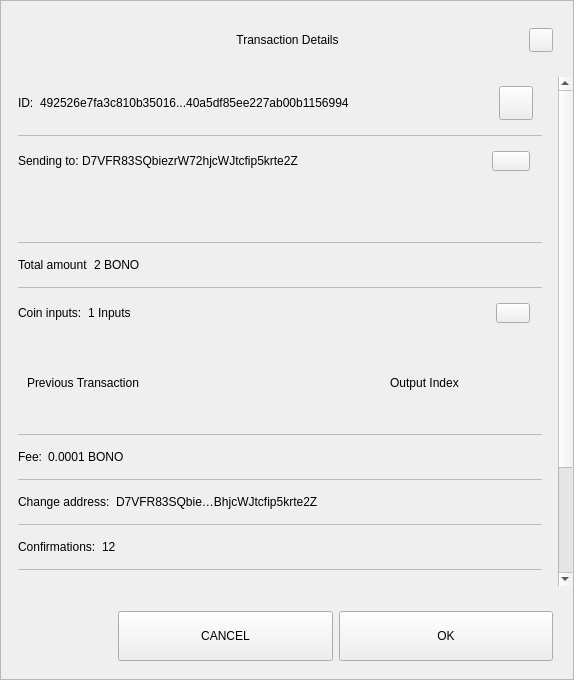
<?xml version="1.0" encoding="UTF-8"?>
<ui version="4.0">
 <class>TxDetailDialog</class>
 <widget class="QWidget" name="TxDetailDialog">
  <property name="geometry">
   <rect>
    <x>0</x>
    <y>0</y>
    <width>574</width>
    <height>680</height>
   </rect>
  </property>
  <property name="sizePolicy">
   <sizepolicy hsizetype="Preferred" vsizetype="Expanding">
    <horstretch>0</horstretch>
    <verstretch>0</verstretch>
   </sizepolicy>
  </property>
  <property name="minimumSize">
   <size>
    <width>574</width>
    <height>500</height>
   </size>
  </property>
  <property name="windowTitle">
   <string>Form</string>
  </property>
  <property name="styleSheet">
   <string notr="true"/>
  </property>
  <layout class="QVBoxLayout" name="verticalLayout_3">
   <property name="spacing">
    <number>0</number>
   </property>
   <property name="leftMargin">
    <number>0</number>
   </property>
   <property name="topMargin">
    <number>0</number>
   </property>
   <property name="rightMargin">
    <number>0</number>
   </property>
   <property name="bottomMargin">
    <number>0</number>
   </property>
   <item>
    <widget class="QFrame" name="frame">
     <property name="sizePolicy">
      <sizepolicy hsizetype="Preferred" vsizetype="Expanding">
       <horstretch>0</horstretch>
       <verstretch>0</verstretch>
      </sizepolicy>
     </property>
     <property name="styleSheet">
      <string notr="true"/>
     </property>
     <property name="frameShape">
      <enum>QFrame::StyledPanel</enum>
     </property>
     <property name="frameShadow">
      <enum>QFrame::Raised</enum>
     </property>
     <layout class="QVBoxLayout" name="verticalLayout">
      <property name="leftMargin">
       <number>0</number>
      </property>
      <property name="rightMargin">
       <number>0</number>
      </property>
      <item>
       <layout class="QHBoxLayout" name="horizontalLayout_3">
        <property name="spacing">
         <number>0</number>
        </property>
        <property name="leftMargin">
         <number>20</number>
        </property>
        <property name="topMargin">
         <number>10</number>
        </property>
        <property name="rightMargin">
         <number>20</number>
        </property>
        <item>
         <spacer name="horizontalSpacer_1">
          <property name="orientation">
           <enum>Qt::Horizontal</enum>
          </property>
          <property name="sizeHint" stdset="0">
           <size>
            <width>40</width>
            <height>20</height>
           </size>
          </property>
         </spacer>
        </item>
        <item>
         <widget class="QLabel" name="labelTitle">
          <property name="minimumSize">
           <size>
            <width>0</width>
            <height>40</height>
           </size>
          </property>
          <property name="maximumSize">
           <size>
            <width>16777215</width>
            <height>40</height>
           </size>
          </property>
          <property name="styleSheet">
           <string notr="true">padding-left:24px;</string>
          </property>
          <property name="text">
           <string>Transaction Details</string>
          </property>
          <property name="alignment">
           <set>Qt::AlignCenter</set>
          </property>
          <property name="margin">
           <number>7</number>
          </property>
         </widget>
        </item>
        <item>
         <spacer name="horizontalSpacer_2">
          <property name="orientation">
           <enum>Qt::Horizontal</enum>
          </property>
          <property name="sizeHint" stdset="0">
           <size>
            <width>40</width>
            <height>20</height>
           </size>
          </property>
         </spacer>
        </item>
        <item>
         <widget class="QPushButton" name="btnEsc">
          <property name="minimumSize">
           <size>
            <width>24</width>
            <height>24</height>
           </size>
          </property>
          <property name="maximumSize">
           <size>
            <width>24</width>
            <height>24</height>
           </size>
          </property>
          <property name="focusPolicy">
           <enum>Qt::NoFocus</enum>
          </property>
          <property name="text">
           <string/>
          </property>
         </widget>
        </item>
       </layout>
      </item>
      <item>
       <spacer name="verticalSpacer">
        <property name="orientation">
         <enum>Qt::Vertical</enum>
        </property>
        <property name="sizeType">
         <enum>QSizePolicy::Fixed</enum>
        </property>
        <property name="sizeHint" stdset="0">
         <size>
          <width>20</width>
          <height>10</height>
         </size>
        </property>
       </spacer>
      </item>
      <item>
       <widget class="QWidget" name="layoutScroll" native="true">
        <property name="minimumSize">
         <size>
          <width>0</width>
          <height>0</height>
         </size>
        </property>
        <layout class="QVBoxLayout" name="verticalLayout_4">
         <property name="leftMargin">
          <number>0</number>
         </property>
         <property name="topMargin">
          <number>0</number>
         </property>
         <property name="rightMargin">
          <number>0</number>
         </property>
         <item>
          <widget class="QScrollArea" name="scrollArea">
           <property name="styleSheet">
            <string notr="true">#scrollArea {
background:transparent;
}</string>
           </property>
           <property name="horizontalScrollBarPolicy">
            <enum>Qt::ScrollBarAlwaysOff</enum>
           </property>
           <property name="sizeAdjustPolicy">
            <enum>QAbstractScrollArea::AdjustIgnored</enum>
           </property>
           <property name="widgetResizable">
            <bool>true</bool>
           </property>
           <property name="alignment">
            <set>Qt::AlignLeading|Qt::AlignLeft|Qt::AlignTop</set>
           </property>
           <widget class="QWidget" name="scrollAreaWidgetContents">
            <property name="geometry">
             <rect>
              <x>0</x>
              <y>0</y>
              <width>556</width>
              <height>672</height>
             </rect>
            </property>
            <property name="autoFillBackground">
             <bool>false</bool>
            </property>
            <property name="styleSheet">
             <string notr="true">#scrollAreaWidgetContents {
background:transparent;
}</string>
            </property>
            <layout class="QVBoxLayout" name="verticalLayout_7">
             <property name="spacing">
              <number>0</number>
             </property>
             <property name="sizeConstraint">
              <enum>QLayout::SetDefaultConstraint</enum>
             </property>
             <property name="leftMargin">
              <number>0</number>
             </property>
             <property name="topMargin">
              <number>0</number>
             </property>
             <property name="rightMargin">
              <number>0</number>
             </property>
             <property name="bottomMargin">
              <number>0</number>
             </property>
             <item>
              <widget class="QWidget" name="content" native="true">
               <layout class="QVBoxLayout" name="verticalLayout_2">
                <property name="leftMargin">
                 <number>16</number>
                </property>
                <property name="topMargin">
                 <number>0</number>
                </property>
                <property name="rightMargin">
                 <number>16</number>
                </property>
                <item>
                 <widget class="QWidget" name="contentID" native="true">
                  <layout class="QHBoxLayout" name="horizontalLayout_12" stretch="0,1,0">
                   <property name="leftMargin">
                    <number>0</number>
                   </property>
                   <item>
                    <widget class="QLabel" name="labelId">
                     <property name="maximumSize">
                      <size>
                       <width>16777215</width>
                       <height>16777215</height>
                      </size>
                     </property>
                     <property name="text">
                      <string>ID:</string>
                     </property>
                    </widget>
                   </item>
                   <item>
                    <widget class="QLabel" name="textId">
                     <property name="text">
                      <string>492526e7fa3c810b35016...40a5df85ee227ab00b1156994</string>
                     </property>
                    </widget>
                   </item>
                   <item>
                    <widget class="QPushButton" name="pushCopy">
                     <property name="minimumSize">
                      <size>
                       <width>34</width>
                       <height>34</height>
                      </size>
                     </property>
                     <property name="maximumSize">
                      <size>
                       <width>34</width>
                       <height>34</height>
                      </size>
                     </property>
                     <property name="focusPolicy">
                      <enum>Qt::NoFocus</enum>
                     </property>
                     <property name="text">
                      <string/>
                     </property>
                     <property name="iconSize">
                      <size>
                       <width>24</width>
                       <height>24</height>
                      </size>
                     </property>
                    </widget>
                   </item>
                  </layout>
                 </widget>
                </item>
                <item>
                 <widget class="QLabel" name="labelDivider9">
                  <property name="maximumSize">
                   <size>
                    <width>16777215</width>
                    <height>1</height>
                   </size>
                  </property>
                  <property name="styleSheet">
                   <string notr="true">background-color:#bababa;</string>
                  </property>
                  <property name="text">
                   <string/>
                  </property>
                 </widget>
                </item>
                <item>
                 <widget class="QWidget" name="contentOutputs" native="true">
                  <layout class="QHBoxLayout" name="horizontalLayout_11" stretch="0,3,0">
                   <property name="spacing">
                    <number>0</number>
                   </property>
                   <property name="leftMargin">
                    <number>0</number>
                   </property>
                   <property name="rightMargin">
                    <number>12</number>
                   </property>
                   <item>
                    <widget class="QLabel" name="labelSend">
                     <property name="maximumSize">
                      <size>
                       <width>16777215</width>
                       <height>16777215</height>
                      </size>
                     </property>
                     <property name="text">
                      <string>Sending to: </string>
                     </property>
                    </widget>
                   </item>
                   <item>
                    <widget class="QLabel" name="textSend">
                     <property name="text">
                      <string>D7VFR83SQbiezrW72hjcWJtcfip5krte2Z </string>
                     </property>
                    </widget>
                   </item>
                   <item>
                    <widget class="QPushButton" name="pushOutputs">
                     <property name="minimumSize">
                      <size>
                       <width>34</width>
                       <height>20</height>
                      </size>
                     </property>
                     <property name="maximumSize">
                      <size>
                       <width>38</width>
                       <height>20</height>
                      </size>
                     </property>
                     <property name="focusPolicy">
                      <enum>Qt::NoFocus</enum>
                     </property>
                     <property name="styleSheet">
                      <string notr="true"/>
                     </property>
                     <property name="text">
                      <string/>
                     </property>
                    </widget>
                   </item>
                  </layout>
                 </widget>
                </item>
                <item>
                 <widget class="QScrollArea" name="outputsScrollArea">
                  <property name="minimumSize">
                   <size>
                    <width>0</width>
                    <height>50</height>
                   </size>
                  </property>
                  <property name="styleSheet">
                   <string notr="true">#outputsScrollArea {
background:transparent;
}</string>
                  </property>
                  <property name="widgetResizable">
                   <bool>true</bool>
                  </property>
                  <widget class="QWidget" name="container_outputs_base">
                   <property name="geometry">
                    <rect>
                     <x>0</x>
                     <y>0</y>
                     <width>522</width>
                     <height>48</height>
                    </rect>
                   </property>
                   <property name="styleSheet">
                    <string notr="true">#container_outputs_base {
background:transparent;
}</string>
                   </property>
                  </widget>
                 </widget>
                </item>
                <item>
                 <widget class="QLabel" name="labelDivider8">
                  <property name="maximumSize">
                   <size>
                    <width>16777215</width>
                    <height>1</height>
                   </size>
                  </property>
                  <property name="styleSheet">
                   <string notr="true">background-color:#bababa;</string>
                  </property>
                  <property name="text">
                   <string/>
                  </property>
                 </widget>
                </item>
                <item>
                 <widget class="QWidget" name="contentAmount" native="true">
                  <layout class="QHBoxLayout" name="horizontalLayout_4" stretch="0,1">
                   <property name="leftMargin">
                    <number>0</number>
                   </property>
                   <item>
                    <widget class="QLabel" name="labelAmount">
                     <property name="maximumSize">
                      <size>
                       <width>16777215</width>
                       <height>16777215</height>
                      </size>
                     </property>
                     <property name="text">
                      <string>Total amount</string>
                     </property>
                    </widget>
                   </item>
                   <item>
                    <widget class="QLabel" name="textAmount">
                     <property name="text">
                      <string>2 BONO</string>
                     </property>
                    </widget>
                   </item>
                  </layout>
                 </widget>
                </item>
                <item>
                 <widget class="QLabel" name="labelDivider6">
                  <property name="maximumSize">
                   <size>
                    <width>16777215</width>
                    <height>1</height>
                   </size>
                  </property>
                  <property name="styleSheet">
                   <string notr="true">background-color:#bababa;</string>
                  </property>
                  <property name="text">
                   <string/>
                  </property>
                 </widget>
                </item>
                <item>
                 <widget class="QWidget" name="contentInputs" native="true">
                  <layout class="QHBoxLayout" name="horizontalLayout" stretch="0,2,0">
                   <property name="leftMargin">
                    <number>0</number>
                   </property>
                   <property name="rightMargin">
                    <number>12</number>
                   </property>
                   <item>
                    <widget class="QLabel" name="labelInputs">
                     <property name="sizePolicy">
                      <sizepolicy hsizetype="Minimum" vsizetype="Preferred">
                       <horstretch>0</horstretch>
                       <verstretch>0</verstretch>
                      </sizepolicy>
                     </property>
                     <property name="maximumSize">
                      <size>
                       <width>16777215</width>
                       <height>16777215</height>
                      </size>
                     </property>
                     <property name="text">
                      <string>Coin inputs:</string>
                     </property>
                    </widget>
                   </item>
                   <item>
                    <widget class="QLabel" name="textInputs">
                     <property name="text">
                      <string>1 Inputs</string>
                     </property>
                    </widget>
                   </item>
                   <item>
                    <widget class="QPushButton" name="pushInputs">
                     <property name="maximumSize">
                      <size>
                       <width>34</width>
                       <height>20</height>
                      </size>
                     </property>
                     <property name="focusPolicy">
                      <enum>Qt::NoFocus</enum>
                     </property>
                     <property name="styleSheet">
                      <string notr="true"/>
                     </property>
                     <property name="text">
                      <string/>
                     </property>
                    </widget>
                   </item>
                  </layout>
                 </widget>
                </item>
                <item>
                 <widget class="QFrame" name="gridInputs">
                  <property name="sizePolicy">
                   <sizepolicy hsizetype="Preferred" vsizetype="MinimumExpanding">
                    <horstretch>0</horstretch>
                    <verstretch>0</verstretch>
                   </sizepolicy>
                  </property>
                  <property name="minimumSize">
                   <size>
                    <width>0</width>
                    <height>90</height>
                   </size>
                  </property>
                  <layout class="QGridLayout" name="gridLayoutInput" columnstretch="5,2" rowminimumheight="0">
                   <property name="sizeConstraint">
                    <enum>QLayout::SetMaximumSize</enum>
                   </property>
                   <property name="verticalSpacing">
                    <number>0</number>
                   </property>
                   <item row="0" column="0" alignment="Qt::AlignLeft">
                    <widget class="QLabel" name="labelTitlePrevTx">
                     <property name="text">
                      <string>Previous Transaction</string>
                     </property>
                    </widget>
                   </item>
                   <item row="0" column="1" alignment="Qt::AlignLeft">
                    <widget class="QLabel" name="labelOutputIndex">
                     <property name="text">
                      <string>Output Index</string>
                     </property>
                     <property name="alignment">
                      <set>Qt::AlignCenter</set>
                     </property>
                    </widget>
                   </item>
                  </layout>
                 </widget>
                </item>
                <item>
                 <widget class="QLabel" name="labelDivider1">
                  <property name="maximumSize">
                   <size>
                    <width>16777215</width>
                    <height>1</height>
                   </size>
                  </property>
                  <property name="styleSheet">
                   <string notr="true">background-color:#bababa;</string>
                  </property>
                  <property name="text">
                   <string/>
                  </property>
                 </widget>
                </item>
                <item>
                 <widget class="QWidget" name="contentFee" native="true">
                  <layout class="QHBoxLayout" name="horizontalLayout_7" stretch="0,1">
                   <property name="leftMargin">
                    <number>0</number>
                   </property>
                   <item>
                    <widget class="QLabel" name="labelFee">
                     <property name="maximumSize">
                      <size>
                       <width>16777215</width>
                       <height>16777215</height>
                      </size>
                     </property>
                     <property name="text">
                      <string>Fee:</string>
                     </property>
                    </widget>
                   </item>
                   <item>
                    <widget class="QLabel" name="textFee">
                     <property name="text">
                      <string>0.0001 BONO</string>
                     </property>
                    </widget>
                   </item>
                  </layout>
                 </widget>
                </item>
                <item>
                 <widget class="QLabel" name="labelDivider2">
                  <property name="maximumSize">
                   <size>
                    <width>16777215</width>
                    <height>1</height>
                   </size>
                  </property>
                  <property name="styleSheet">
                   <string notr="true">background-color:#bababa;</string>
                  </property>
                  <property name="text">
                   <string/>
                  </property>
                 </widget>
                </item>
                <item>
                 <widget class="QWidget" name="contentChangeAddress" native="true">
                  <layout class="QHBoxLayout" name="horizontalLayout_6" stretch="0,1">
                   <property name="leftMargin">
                    <number>0</number>
                   </property>
                   <item>
                    <widget class="QLabel" name="labelChange">
                     <property name="maximumSize">
                      <size>
                       <width>16777215</width>
                       <height>16777215</height>
                      </size>
                     </property>
                     <property name="text">
                      <string>Change address:</string>
                     </property>
                    </widget>
                   </item>
                   <item>
                    <widget class="QLabel" name="textChange">
                     <property name="text">
                      <string>D7VFR83SQbie…BhjcWJtcfip5krte2Z </string>
                     </property>
                    </widget>
                   </item>
                  </layout>
                 </widget>
                </item>
                <item>
                 <widget class="QLabel" name="labelDivider4">
                  <property name="maximumSize">
                   <size>
                    <width>16777215</width>
                    <height>1</height>
                   </size>
                  </property>
                  <property name="styleSheet">
                   <string notr="true">background-color:#bababa;</string>
                  </property>
                  <property name="text">
                   <string/>
                  </property>
                 </widget>
                </item>
                <item>
                 <widget class="QWidget" name="contentConfirmations" native="true">
                  <layout class="QHBoxLayout" name="horizontalLayout_8" stretch="0,1">
                   <property name="leftMargin">
                    <number>0</number>
                   </property>
                   <item>
                    <widget class="QLabel" name="labelConfirmations">
                     <property name="maximumSize">
                      <size>
                       <width>16777215</width>
                       <height>16777215</height>
                      </size>
                     </property>
                     <property name="text">
                      <string>Confirmations:</string>
                     </property>
                    </widget>
                   </item>
                   <item>
                    <widget class="QLabel" name="textConfirmations">
                     <property name="text">
                      <string>12</string>
                     </property>
                    </widget>
                   </item>
                  </layout>
                 </widget>
                </item>
                <item>
                 <widget class="QLabel" name="labelDivider7">
                  <property name="maximumSize">
                   <size>
                    <width>16777215</width>
                    <height>1</height>
                   </size>
                  </property>
                  <property name="styleSheet">
                   <string notr="true">background-color:#bababa;</string>
                  </property>
                  <property name="text">
                   <string/>
                  </property>
                 </widget>
                </item>
                <item>
                 <widget class="QWidget" name="contentSize" native="true">
                  <layout class="QHBoxLayout" name="horizontalLayout_9" stretch="0,1">
                   <property name="leftMargin">
                    <number>0</number>
                   </property>
                   <item>
                    <widget class="QLabel" name="labelSize">
                     <property name="maximumSize">
                      <size>
                       <width>16777215</width>
                       <height>16777215</height>
                      </size>
                     </property>
                     <property name="text">
                      <string>Size:</string>
                     </property>
                    </widget>
                   </item>
                   <item>
                    <widget class="QLabel" name="textSize">
                     <property name="text">
                      <string>2 kB</string>
                     </property>
                    </widget>
                   </item>
                  </layout>
                 </widget>
                </item>
                <item>
                 <widget class="QLabel" name="labelDivider3">
                  <property name="maximumSize">
                   <size>
                    <width>16777215</width>
                    <height>1</height>
                   </size>
                  </property>
                  <property name="styleSheet">
                   <string notr="true">background-color:#bababa;</string>
                  </property>
                  <property name="text">
                   <string/>
                  </property>
                 </widget>
                </item>
                <item>
                 <widget class="QWidget" name="contentDate" native="true">
                  <layout class="QHBoxLayout" name="horizontalLayout_5" stretch="0,1">
                   <property name="leftMargin">
                    <number>0</number>
                   </property>
                   <item>
                    <widget class="QLabel" name="labelDate">
                     <property name="maximumSize">
                      <size>
                       <width>16777215</width>
                       <height>16777215</height>
                      </size>
                     </property>
                     <property name="text">
                      <string>Date:</string>
                     </property>
                    </widget>
                   </item>
                   <item>
                    <widget class="QLabel" name="textDate">
                     <property name="text">
                      <string>May 25, 2017</string>
                     </property>
                    </widget>
                   </item>
                  </layout>
                 </widget>
                </item>
                <item>
                 <widget class="QLabel" name="labelDivider5">
                  <property name="maximumSize">
                   <size>
                    <width>16777215</width>
                    <height>1</height>
                   </size>
                  </property>
                  <property name="styleSheet">
                   <string notr="true">background-color:#bababa;</string>
                  </property>
                  <property name="text">
                   <string/>
                  </property>
                 </widget>
                </item>
                <item>
                 <widget class="QWidget" name="contentStatus" native="true">
                  <layout class="QHBoxLayout" name="horizontalLayout_10" stretch="0,1">
                   <property name="leftMargin">
                    <number>0</number>
                   </property>
                   <item>
                    <widget class="QLabel" name="labelStatus">
                     <property name="maximumSize">
                      <size>
                       <width>16777215</width>
                       <height>16777215</height>
                      </size>
                     </property>
                     <property name="text">
                      <string>Status:</string>
                     </property>
                    </widget>
                   </item>
                   <item>
                    <widget class="QLabel" name="textStatus">
                     <property name="text">
                      <string>Spendable</string>
                     </property>
                    </widget>
                   </item>
                  </layout>
                 </widget>
                </item>
                <item>
                 <spacer name="verticalSpacer_2">
                  <property name="orientation">
                   <enum>Qt::Vertical</enum>
                  </property>
                  <property name="sizeType">
                   <enum>QSizePolicy::Expanding</enum>
                  </property>
                  <property name="sizeHint" stdset="0">
                   <size>
                    <width>20</width>
                    <height>10</height>
                   </size>
                  </property>
                 </spacer>
                </item>
                <item>
                 <widget class="QLabel" name="labelWarning">
                  <property name="text">
                   <string>TextLabel</string>
                  </property>
                  <property name="alignment">
                   <set>Qt::AlignCenter</set>
                  </property>
                 </widget>
                </item>
               </layout>
              </widget>
             </item>
            </layout>
           </widget>
          </widget>
         </item>
        </layout>
       </widget>
      </item>
      <item>
       <widget class="QWidget" name="containerButtons" native="true">
        <layout class="QHBoxLayout" name="horizontalLayout1" stretch="1,2,2">
         <property name="leftMargin">
          <number>10</number>
         </property>
         <property name="rightMargin">
          <number>20</number>
         </property>
         <item>
          <spacer name="horizontalSpacer_3">
           <property name="orientation">
            <enum>Qt::Horizontal</enum>
           </property>
           <property name="sizeHint" stdset="0">
            <size>
             <width>40</width>
             <height>20</height>
            </size>
           </property>
          </spacer>
         </item>
         <item>
          <widget class="QPushButton" name="btnCancel">
           <property name="minimumSize">
            <size>
             <width>200</width>
             <height>50</height>
            </size>
           </property>
           <property name="focusPolicy">
            <enum>Qt::NoFocus</enum>
           </property>
           <property name="text">
            <string>CANCEL</string>
           </property>
          </widget>
         </item>
         <item>
          <widget class="QPushButton" name="btnSave">
           <property name="minimumSize">
            <size>
             <width>200</width>
             <height>50</height>
            </size>
           </property>
           <property name="focusPolicy">
            <enum>Qt::NoFocus</enum>
           </property>
           <property name="text">
            <string>OK</string>
           </property>
          </widget>
         </item>
        </layout>
       </widget>
      </item>
     </layout>
    </widget>
   </item>
  </layout>
 </widget>
 <resources/>
 <connections/>
</ui>
